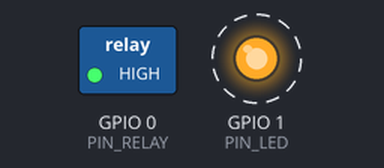
A sketch run on a simulated ESP8266 (NodeMCU). On the bench: switched loads named in the sketch (green lamp = pin HIGH), output pins drawn as LEDs (lit = HIGH). Dashed ring = blinking. WiFi joins after 1.5 s; servers stay silent unless stated; what the sketch prints to the serial monitor is not drawn.

Above: at 1.52 s.
Timing chart, 0 to 4.5 s (numbered marks = the images above):
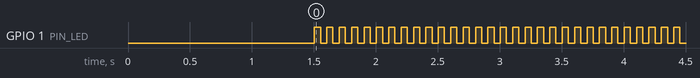

Measured:
- by itself, GPIO 1 (PIN_LED): alternates HIGH for 0.05 s and LOW for 0.05 s

The sketch:

LockSinricPro_AD2000M_Integration.ino
```cpp
/*
 * Example for smart lock
 *
 * If you encounter any issues:
 * - check the readme.md at https://github.com/sinricpro/esp8266-esp32-sdk/blob/master/README.md
 * - ensure all dependent libraries are installed
 *   - see https://github.com/sinricpro/esp8266-esp32-sdk/blob/master/README.md#arduinoide
 *   - see https://github.com/sinricpro/esp8266-esp32-sdk/blob/master/README.md#dependencies
 * - open serial monitor and check whats happening
 * - check full user documentation at https://sinricpro.github.io/esp8266-esp32-sdk
 * - visit https://github.com/sinricpro/esp8266-esp32-sdk/issues and check for existing issues or open a new one
 */

// Uncomment the following line to enable serial debug output
//#define ENABLE_DEBUG

#ifdef ENABLE_DEBUG
       #define DEBUG_ESP_PORT Serial
       #define NODEBUG_WEBSOCKETS
       #define NDEBUG
#endif

#include <Arduino.h>
#ifdef ESP8266
       #include <ESP8266WiFi.h>
#endif
#ifdef ESP32
       #include <WiFi.h>
#endif

#include "SinricPro.h"
#include "SinricProLock.h"

#define WIFI_SSID         "Familia Rondon"
#define WIFI_PASS         "emilia1964"
#define APP_KEY           "8f931a1b-6e73-4dd5-ba12-2438519e1874"      // Should look like "de0bxxxx-1x3x-4x3x-ax2x-5dabxxxxxxxx"
#define APP_SECRET        "fef85bc4-06a0-49d7-ae52-2f0393b72f2d-f9bb8ca5-9b75-4c1a-93c2-f59bd385d37c"   // Should look like "5f36xxxx-x3x7-4x3x-xexe-e86724a9xxxx-4c4axxxx-3x3x-x5xe-x9x3-333d65xxxxxx"
#define LOCK_ID          "5f1c6c59e4c7460fd5b3a1e2"    // Should look like "5dc1564130xxxxxxxxxxxxxx"
#define BAUD_RATE         115200                // Change baudrate to your need
#define PIN_LED           1
#define PIN_RELAY         0

#define OPEN_DOOR         digitalWrite(PIN_RELAY,LOW)
#define CLOSE_DOOR        digitalWrite(PIN_RELAY,HIGH)
SinricProLock &myLock = SinricPro[LOCK_ID];
bool doorWasOpened = false;


// Generally, you should use "unsigned long" for variables that hold time
// The value will quickly become too large for an int to store
unsigned long previousMillis = 0;        // will store last time LED was updated

// constants won't change:
const long interval = 50;           // interval at which to blink (milliseconds)
int interval_counter = 0;
bool onLockState(String deviceId, bool &lockState) {
  Serial.printf("Device %s is %s\r\n", deviceId.c_str(), lockState?"locked":"unlocked");
  if(!lockState){
    OPEN_DOOR;
    doorWasOpened = true;
    previousMillis = millis();
  }
  return true;
}

void setupWiFi() {
  Serial.printf("\r\n[Wifi]: Connecting");
  WiFi.begin(WIFI_SSID, WIFI_PASS);

  while (WiFi.status() != WL_CONNECTED) {
    Serial.printf(".");
    delay(250);
  }
  IPAddress localIP = WiFi.localIP();
  Serial.printf("connected!\r\n[WiFi]: IP-Address is %d.%d.%d.%d\r\n", localIP[0], localIP[1], localIP[2], localIP[3]);
}


void setupSinricPro() {
  myLock.onLockState(onLockState);

  // setup SinricPro
  SinricPro.onConnected([](){ Serial.printf("Connected to SinricPro\r\n"); });
  SinricPro.onDisconnected([](){ Serial.printf("Disconnected from SinricPro\r\n"); });
  SinricPro.begin(APP_KEY, APP_SECRET);
}


void setup() {
  Serial.begin(BAUD_RATE); Serial.printf("\r\n\r\n");
    // set the digital pin as output:
  pinMode(PIN_LED, OUTPUT);
  pinMode(PIN_RELAY, OUTPUT);
  digitalWrite(PIN_LED, LOW);
  digitalWrite(PIN_RELAY, HIGH);

  setupWiFi();
  setupSinricPro();
}

void loop() {
  SinricPro.handle();

  unsigned long currentMillis = millis();

  if (currentMillis - previousMillis >= interval) {
    // save the last time you blinked the LED
    previousMillis = currentMillis;
    if (doorWasOpened) {
          CLOSE_DOOR;
      if(interval_counter++ == 40){
          interval_counter = 0;
          doorWasOpened = false;
          myLock.sendLockStateEvent(true, "PHYSYCAL_INTERACTION");
      }
    }

    // set the LED with the ledState of the variable:
    digitalWrite(PIN_LED, !digitalRead(PIN_LED));

  }
}
```
